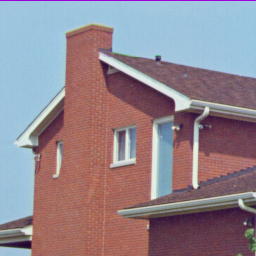
%> input picture GNPC-DPHG/02-TV_inpaint/Images/housergb.png, 256 x 256 px
$ octave setup.m   (GNU Octave 9; MATLAB toolbox functions it lacks are replaced by stand-ins)
%> lines starting %> are read from the running program, lines starting %| are printed output that depends on the picture; in (x1, y1, x2, y2) boxes, pixels count from 0 and x2, y2 are one past the last pixel; in counts of white or black regions, pixels touching at a corner belong together; the program's own positions count from 1
clc;
clear;
close all;
addpath Images;
addpath algorithm;
addpath utils;
rng(100)

ImageName = 'housergb.png';
% ImageName = 'fruits.png';

I = double(imread(ImageName))/255;   n = length(I);
%> after `n = length(I)`: n = 256
figure(1);imshow(I);
z= imnoise(I,'gaussian',0,0.0004);
if strcmp(ImageName,'housergb.png')
    S =double(imread('mask.bmp'))/255; S =floor(S);
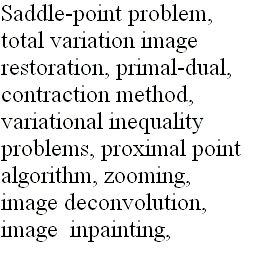
%> input picture GNPC-DPHG/02-TV_inpaint/Images/mask.bmp, 256 x 256 px
%> after `S =double(imread('mask.bmp'))/255`:
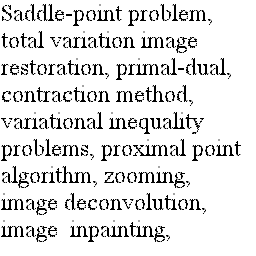
%> S: size 256x256 double; min 0, max 1, mean 0.886
%> after `S =floor(S)`:
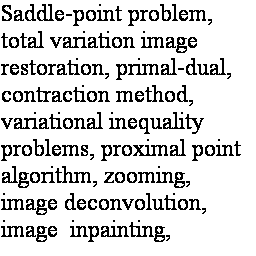
%> S: size 256x256 double; values 0 (black) and 1 (white), 84.7% white; black in thin lines or dots, all inside (x1, y1, x2, y2) = (1, 4, 241, 242)
elseif strcmp(ImageName,'fruits.png')
    S = ones(n);
    rowsToZero = randperm(n, round(0.8*n));
    S(rowsToZero, :) = 0;
end
A(:,:,1) = S; A(:,:,2) = S; A(:,:,3) = S; S =A;
z =S.*z;
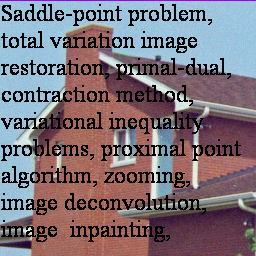
%> z: size 256x256x3 double; mean R, G, B 0.483, 0.437, 0.468
figure(2);imshow(z);

z=reshape(z, [], 3);
I=reshape(I, [], 3);

%%get A: discrete gradient operator
%> (the run ends here)
